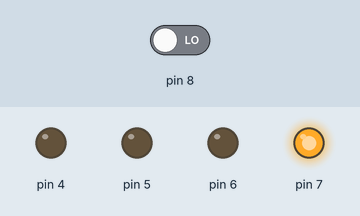
Bench run of a sketch on a simulated Arduino Leonardo, built with avr-gcc and run on an emulated ATmega32U4. Parts: output pins drawn as LEDs (lit = HIGH). The test bench sets the inputs (shaded band); at power-on: pin 8 LOW. What the sketch prints to the serial monitor is not drawn.

Above: at 1.3 s.
1.4 s: pin 8 driven HIGH
At 2.4 s:
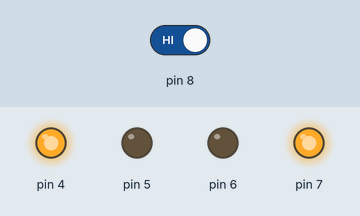
3.0 s: pin 8 driven LOW
At 5.8 s:
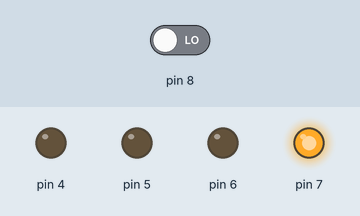
Timing chart, 0 to 7.3 s (numbered marks = the images above; inputs shaded):
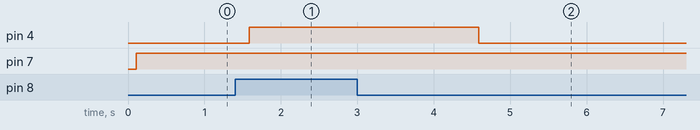

Measured:
- after the input at 1.4 s, pin 4: LOW → HIGH after 0.19 s
- after the input at 3.0 s, pin 4: goes on until 4.6 s, then stays LOW

The sketch:

falldetection.ino
```cpp
#include <ArduinoSTL.h>
#include<math.h>
#include <Adafruit_MPU6050.h>
#include <Adafruit_Sensor.h>
#include <Wire.h>
#include <SoftwareSerial.h>
#define a1_size 15
#define fall_size 15

//Create software serial object to communicate with SIM800L
SoftwareSerial mySerial(3, 2); //SIM800L Tx & Rx is connected to Arduino #3 & #2

Adafruit_MPU6050 mpu;
float fall[20],a1[20];

void setup(void) {
  Serial.begin(9600);
  mySerial.begin(9600);
  pinMode(4,OUTPUT);
  pinMode(5,OUTPUT);
  pinMode(6,OUTPUT);
  pinMode(7,OUTPUT);
  pinMode(8,INPUT);
//  while (!Serial)
 //   delay(10); // will pause Zero, Leonardo, etc until serial console opens

  Serial.println("Adafruit MPU6050 test!");

  // Try to initialize!
  if (!mpu.begin()) {
    Serial.println("Failed to find MPU6050 chip");
    while (1) {
      delay(10);
    }
  }
  Serial.println("MPU6050 Found!");

  mpu.setAccelerometerRange(MPU6050_RANGE_16_G);
  Serial.print("Accelerometer range set to: ");
  switch (mpu.getAccelerometerRange()) {
  case MPU6050_RANGE_2_G:
    Serial.println("+-2G");
    break;
  case MPU6050_RANGE_4_G:
    Serial.println("+-4G");
    break;
  case MPU6050_RANGE_8_G:
    Serial.println("+-8G");
    break;
  case MPU6050_RANGE_16_G:
    Serial.println("+-16G");
    break;
  }
  mpu.setGyroRange(MPU6050_RANGE_500_DEG);
  Serial.print("Gyro range set to: ");
  switch (mpu.getGyroRange()) {
  case MPU6050_RANGE_250_DEG:
    Serial.println("+- 250 deg/s");
    break;
  case MPU6050_RANGE_500_DEG:
    Serial.println("+- 500 deg/s");
    break;
  case MPU6050_RANGE_1000_DEG:
    Serial.println("+- 1000 deg/s");
    break;
  case MPU6050_RANGE_2000_DEG:
    Serial.println("+- 2000 deg/s");
    break;
  }

  mpu.setFilterBandwidth(MPU6050_BAND_21_HZ);
  Serial.print("Filter bandwidth set to: ");
  switch (mpu.getFilterBandwidth()) {
  case MPU6050_BAND_260_HZ:
    Serial.println("260 Hz");
    break;
  case MPU6050_BAND_184_HZ:
    Serial.println("184 Hz");
    break;
  case MPU6050_BAND_94_HZ:
    Serial.println("94 Hz");
    break;
  case MPU6050_BAND_44_HZ:
    Serial.println("44 Hz");
    break;
  case MPU6050_BAND_21_HZ:
    Serial.println("21 Hz");
    break;
  case MPU6050_BAND_10_HZ:
    Serial.println("10 Hz");
    break;
  case MPU6050_BAND_5_HZ:
    Serial.println("5 Hz");
    break;
  }

  Serial.println("");
  delay(100);
}

void loop() {
 // updateSerial();
  // put your main code here, to run repeatedly:
  if(digitalRead(8))
  {
    digitalWrite(4,HIGH);
    delay(3000);
    digitalWrite(4,LOW);
  }
  sensors_event_t a;
  int i,j,k;
  int counter;
  float maximum_no,tmp;

  float avg=0;
  float dev,dev1;
  for(i=0;i<a1_size;i++)
  {
    mpu.getAccelerometerRed(&a);
    avg=0;
    avg=avg+pow(a.acceleration.x,2);
    avg=avg+pow(a.acceleration.y,2);
    avg=avg+pow(a.acceleration.z,2);
    avg=sqrt(avg);
    if(avg<2.5)
    {
      maximum_no=0;
      tmp=0;
      for(counter=0;counter<70;counter++)
      {
        k=0;
        Serial.println(counter);
        while(k!=fall_size)
        {
          fall[k]=avg;
          if(i<15)
          {
            dev1=fabs(9.8-avg);
            a1[i]=dev1;
          }
          else
          {
            i=0;
            state(a1);
            dev1=fabs(9.8-avg);
            a1[i]=dev1;
          }
       // delay(133);
          mpu.getAccelerometerRed(&a);
          avg=0;
          avg=avg+pow(a.acceleration.x,2);
          avg=avg+pow(a.acceleration.y,2);
          avg=avg+pow(a.acceleration.z,2);
          avg=sqrt(avg);
          k++;
          i++;
       }
       tmp=findmax(fall);
       if(tmp>maximum_no)
       {
          maximum_no=tmp;
       }
       Serial.println("Cleared");
      }
      isfall(maximum_no);
      Serial.println("here");
    }
    else{
      dev1=fabs(9.8-avg);
      a1[i]=dev1;

    }
  }
  state(a1);
}
void state(float a1[20])
{
  int i;
  float ans=0;
  for(i=0;i<a1_size;i++)
  {
    ans=ans+a1[i];
  }
  ans=ans/a1_size;
  Serial.println(ans);
  if(ans>=4.35)
  {
    Serial.println("Activity is:Running");
    digitalWrite(7,HIGH);
    digitalWrite(5,LOW);
    digitalWrite(6,LOW);
  }
  else if(ans>=1.50 && ans<4.35)
  {
    Serial.println("Activity is:Walking");
    digitalWrite(6,HIGH);
    digitalWrite(5,LOW);
    digitalWrite(7,LOW);
  }
  else{
    Serial.println("Activity is:Steady");
    digitalWrite(5,HIGH);
    digitalWrite(7,LOW);
    digitalWrite(6,LOW);
  }
}

float findmax(float fall[20])
{
  float maximum,temp;
  int i,j;
  for(i=0;i<fall_size;i++)
  {
    for(j=1;j<fall_size-i;j++)
    {
      if(fall[j]<fall[j-1])
      {
        temp=fall[j];
        fall[j]=fall[j-1];
        fall[j-1]=temp;
      }
    }
  }
  maximum=fall[fall_size-1];
  return maximum;
}

void isfall(float maximum_no)
{

  Serial.print(maximum_no);
  if(maximum_no>88)
  {
    Serial.println("FALL DETECTED!!!");
    digitalWrite(4,HIGH);
    while(digitalRead(8)==0);
    digitalWrite(4,LOW);
    call_person();
    msg_send();
  }
  else if(maximum_no<50 && maximum_no>30)
  {
    //Serial.println("Soft landing");
  }
  else
  {
    Serial.println("---NO FALL---");
  }
}

void call_person()
{
  Serial.println("Initializing...");
  delay(1000);

  mySerial.println("AT"); //Once the handshake test is successful, i t will back to OK
  updateSerial();

  mySerial.println("ATD+ +919403192318;"); //  change ZZ with country code and xxxxxxxxxxx with phone number to dial
  updateSerial();
  delay(20000); // wait for 20 seconds...
  mySerial.println("ATH"); //hang up
  updateSerial();
}


void updateSerial()
{
  delay(500);
  while (Serial.available())
  {
    mySerial.write(Serial.read());//Forward what Serial received to Software Serial Port
  }
  while(mySerial.available())
  {
    Serial.write(mySerial.read());//Forward what Software Serial received to Serial Port
  }
}

void msg_send()
{
  Serial.println("Initializing...");
  delay(1000);

  mySerial.println("AT"); //Once the handshake test is successful, it will back to OK
  updateSerial();

  mySerial.println("AT+CMGF=1"); // Configuring TEXT mode
  updateSerial();
  mySerial.println("AT+CMGS=\"+91xxxxxxxxxx\"");//change ZZ with country code and xxxxxxxxxxx with phone number to sms
  updateSerial();
  mySerial.print("Hi, FALL DETECTED!"); //text content
  updateSerial();
  mySerial.write(26);
}
```
